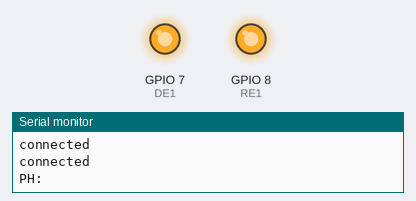
Recording of a sketch running on a simulated ESP32-S3. On the bench: output pins drawn as LEDs (lit = HIGH), the last lines printed to the serial monitor. EEPROM starts erased.

Above: at 0.05 s.
At 2.8 s:
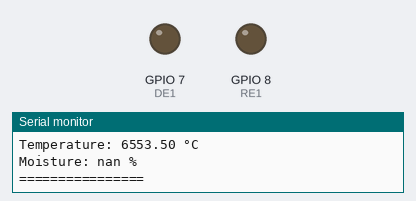
Timing chart, 0 to 5.8 s (numbered marks = the images above):
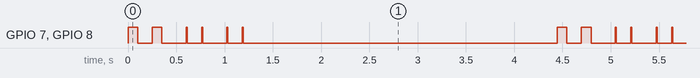

Measured:
- by itself, GPIO 7 (DE1), GPIO 8 (RE1): repeats every 4.4 s: LOW 0.15 s, HIGH 0.10 s, LOW 0.25 s, HIGH 0.01 s, LOW 0.15 s, HIGH 0.01 s, LOW 0.25 s, HIGH 0.01 s, LOW 0.15 s, HIGH 0.01 s, LOW 3.3 s, HIGH 0.10 s
- by itself, everything shown: repeats every 4.4 s, in 6 steps

The sketch:

SoilSensor.ino
```cpp
//#include <ESP8266WiFi.h>
#include "offset_memory.h"
#include "sensor.h"


void setup(void) {

  Serial.begin(115200);
  setup_sensor();
  read_offset();
}

void loop(void) {
  setup_sensor();
  read_offset();
dataRead_print();
  // Serial.print("PH => ");
  // Serial.println(phv_arr);

  // Serial.print("con => ");
  // Serial.println(con_arr);

  // Serial.print("tem => ");
  // Serial.println(tem_arr);

  // Serial.print("moi  => ");
  // Serial.println(moi_arr);

  delay(3000);
}
```

offset_memory.h
```cpp
#include <EEPROM.h>

uint8_t addMOI = 160, addCON = 320, addPH = 0, addNIT = 40, addPHO = 80, addPOT = 120, addNIT2 = 200, addPHO2 = 240, addPOT2 = 280;
float off_valMOI = 0, off_valCON = 0, off_valPH = 0, off_valNIT = 0, off_valPHO = 0, off_valPOT = 0, off_valNIT2 = 0, off_valPHO2 = 0, off_valPOT2 = 0;

void store_offsetMOI(float valMOI){
  EEPROM.put(addMOI,valMOI); // Writes the value to EEPROM
  // EEPROM.commit();
}
void store_offsetCON(float valCON){
  EEPROM.put(addCON,valCON); // Writes the value to EEPROM
  // EEPROM.commit();
}
void store_offsetPH(float valPH){
  EEPROM.put(addPH,valPH); // Writes the value to EEPROM
  // EEPROM.commit();
}

void store_offsetNIT(float off_valNIT){
  EEPROM.put(addNIT,off_valNIT); // Writes the value to EEPROM
  // EEPROM.commit();
}

void store_offsetPHO(float off_valPHO){
  EEPROM.put(addPHO,off_valPHO); // Writes the value to EEPROM
  // EEPROM.commit();
}

void store_offsetPOT(float off_valPOT){
  EEPROM.put(addPOT,off_valPOT); // Writes the value to EEPROM
  // EEPROM.commit();
}


void read_offset(){
  off_valMOI = 0;
  off_valCON = 0;
  off_valPH = 0;
  off_valNIT = 0;
  off_valPHO = 0;
  off_valPOT = 0;
  EEPROM.get(addMOI, off_valMOI);
  EEPROM.get(addCON, off_valCON);
  EEPROM.get(addPH, off_valPH);
  EEPROM.get(addNIT, off_valNIT);
  EEPROM.get(addPHO, off_valPHO);
  EEPROM.get(addPOT, off_valPOT);
}


void store_offsetNIT2(float off_valNIT2){
  EEPROM.put(addNIT2,off_valNIT2); // Writes the value to EEPROM
  // EEPROM.commit();
}

void store_offsetPHO2(float off_valPHO2){
  EEPROM.put(addPHO2,off_valPHO2); // Writes the value to EEPROM
  // EEPROM.commit();
}

void store_offsetPOT2(float off_valPOT2){
  EEPROM.put(addPOT2,off_valPOT2); // Writes the value to EEPROM
  // EEPROM.commit();
}


void read_offset2(){
  off_valNIT2 = 0;
  off_valPHO2 = 0;
  off_valPOT2 = 0;
  EEPROM.get(addNIT2,off_valNIT2);
  EEPROM.get(addPHO2,off_valPHO2);
  EEPROM.get(addPOT2,off_valPOT2);
}

void setupEEPROM(){
  EEPROM.begin();
  for(int i=0; i<100; i++){
  }
}
```

sensor.h
```cpp
#include <SoftwareSerial.h>

#define RE1 8  //13 //9
#define DE1 7 //14 //10

const byte cond[] = { 0x01, 0x03, 0x00, 0x15, 0x00, 0x01, 0x95, 0xce };
const byte temp[] = { 0x01, 0x03, 0x00, 0x12, 0x00, 0x02, 0x64, 0x0e };
const byte mois[] = { 0x01, 0x03, 0x00, 0x12, 0x00, 0x01, 0x24, 0x0f };
const byte ph[] = { 0x01, 0x03, 0x00, 0x06, 0x00, 0x01, 0x64, 0x0b };

byte values[11];
SoftwareSerial mod1(33, 32);  //D7 D3,D1

float tem = 0.0;
int con = 0;
float phv = 0;
float moi = 0;

char tem_arr[6];
char con_arr[6];
char phv_arr[6];
char moi_arr[6];

void setup_sensor() {
  Serial.println("connected");
  mod1.begin(9600);
  pinMode(RE1, OUTPUT);
  pinMode(DE1, OUTPUT);
}

int conductivity() {
  digitalWrite(DE1, HIGH);
  digitalWrite(RE1, HIGH);
  delay(10);
  if (mod1.write(cond, sizeof(cond)) == 8) {
    digitalWrite(DE1, LOW);
    digitalWrite(RE1, LOW);
    for (byte i = 0; i < 7; i++) {
      values[i] = mod1.read();
    }
    con = values[4] + 256 * values[3];
    con *= 10;
  }
  for (byte i = 0; i < 9; i++) {
    values[i] = 0;
  }
  String(con).toCharArray(con_arr, 6);
  return con;
}


float phvalue() {
  digitalWrite(DE1, HIGH);
  digitalWrite(RE1, HIGH);
  delay(100);
  if (mod1.write(ph, sizeof(ph)) == 8) {
    digitalWrite(DE1, LOW);
    digitalWrite(RE1, LOW);
    for (byte i = 0; i < 7; i++) {
      values[i] = mod1.read();
    }
    phv = values[4] + 256 * values[3];
    phv /= 100;
    for (byte i = 0; i < 9; i++) {
      values[i] = 0;
    }
  }
  String(phv).toCharArray(phv_arr, 6);
  return phv;
}

float moisture() {
  moi = values[4] + 256 * values[3];
  moi /= 10;
  for (byte i = 0; i < 9; i++) {
    values[i] = 0;
  }
  String(moi).toCharArray(moi_arr, 6);
  return moi;
}


float temperature() {
  digitalWrite(DE1, HIGH);
  digitalWrite(RE1, HIGH);
  delay(10);
  if (mod1.write(temp, sizeof(temp)) == 8) {
    digitalWrite(DE1, LOW);
    digitalWrite(RE1, LOW);
    for (byte i = 0; i < 9; i++) {
      values[i] = mod1.read();
    }
    tem = values[6] + 256 * values[5];
    tem /= 10;
  }
  String(tem).toCharArray(tem_arr, 6);
  return tem;
}

void dataRead_print() {
  Serial.print("PH: ");
  phvalue();
  delay(150);
  phvalue();
  phv += off_valPH;
  Serial.print(phv);
  Serial.println(" pH");
  delay(250);

  Serial.print("Conductivity: ");
  conductivity();
  delay(150);
  conductivity();
  con += off_valCON;
  Serial.print(con);
  Serial.println(" us/cm");
  delay(250);

  Serial.print("Temperature: ");
  temperature();
  delay(150);
  temperature();
  moisture();
  Serial.print(tem);
  Serial.println(" °C");
  delay(250);

  Serial.print("Moisture: ");
  moi += off_valMOI;
  Serial.print(moi);
  Serial.println(" %");
  Serial.println("================");
  Serial.println();
}
```
